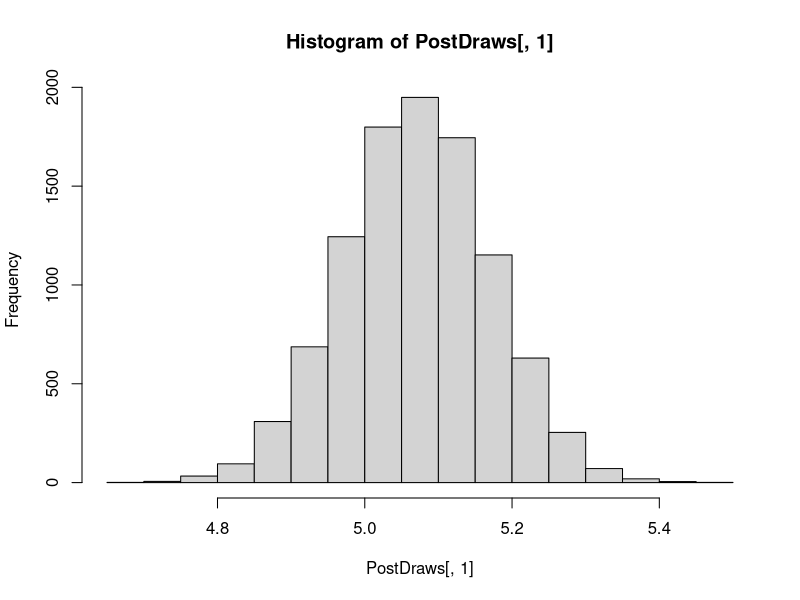
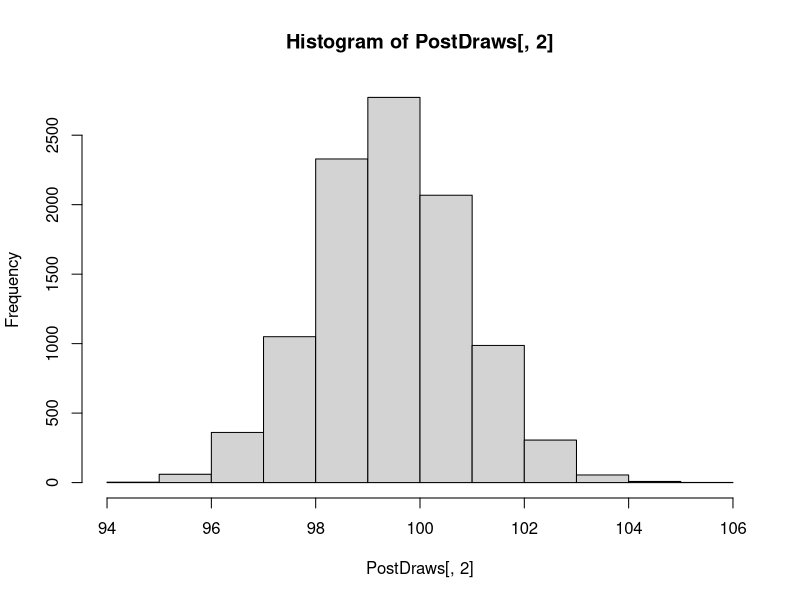
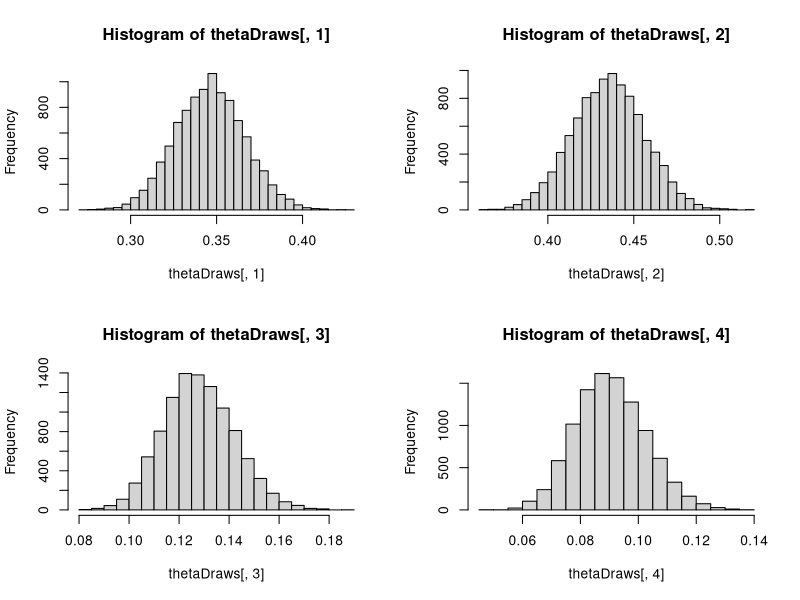

Here is the R script that generated these plots, in order:
#####################################################################################
# Generates samples from the joint posterior distribution of the parameters
# in the x1,....xn iid Normal(theta,sigma^2) model with
# prior p(theta,sigma^2) propto 1/sigma^2
#####################################################################################
NormalNonInfoPrior <- function(NDraws,Data){
  Datamean <- mean(Data)
  s2 <- var(Data)
  n <- length(Data)
  PostDraws <- matrix(0,NDraws,2) #Ncol = number of params(theta,sigma^2)
  PostDraws[,2] <- ((n-1)*s2)/rchisq(NDraws,n-1)
  PostDraws[,1] <- rnorm(NDraws,mean=Datamean,sd=sqrt(PostDraws[,2]/n))
  
  return(PostDraws)
}

Nobs <- 10000
Ndraws <- 10000
Data <- rnorm(Nobs,5,10) 	# Sampling Nobs observations from the N(5,10) density##
PostDraws <- NormalNonInfoPrior(Ndraws,Data) # Generating draws from the joint posterior of mu and sigma^2
hist(PostDraws[,1]) 			# Plotting the histogram of mu-draws
hist(PostDraws[,2])       # Plotting the histogram of sigma^2-draws

# Examples of probability calculations
mean(PostDraws[,1]>4.9 & PostDraws[,1]<5.1) # Approximate posterior probability of 4.9 < mu < 5.1
mean(PostDraws[,2]>99 & PostDraws[,2]<101)  # Approximate posterior probability of 99 < sigma^2 < 101


########################################################################################
# Generate samples from the joint posterior distribution of theta=(theta_1,...,theta_K)
# for the multinomial model with K categories and a Dirichlet prior for theta.
########################################################################################
Dirichlet <- function(NDraws,y,alpha){
  K <- length(alpha)
  xDraws <- matrix(0,NDraws,K)
  thetaDraws <- matrix(0,NDraws,K) # Matrix where the posterior draws of theta are stored
  for (j in 1:K){
    xDraws[,j] <- rgamma(NDraws,shape=alpha[j]+y[j],rate=1)
  }
  for (ii in 1:NDraws){
    thetaDraws[ii,] <- xDraws[ii,]/sum(xDraws[ii,])
  }
  return(thetaDraws)
}

###########   Setting up data and prior  #################
y <- c(180,230,62,41) # Data of counts for each category
p <- y/sum(y)
alpha_const <- 1
alpha <- alpha_const*c(15,15,10,10) # Dirichlet prior hyperparameters
NDraws <- 10000 # Number of posterior draws

###########   Posterior sampling from Dirichlet  #################
thetaDraws <- Dirichlet(NDraws,y,alpha)

K <- length(y)
########### Summary statistics from the posterior sample #########
for (k in 1:K){
  mean(thetaDraws[,k])
  sqrt(var(thetaDraws[,k]))
}

sum(thetaDraws[,2]>thetaDraws[,1])/NDraws # p(theta2>theta3 | y)
# Posterior probability that Android has largest share, i.e. p(theta_2 > max(theta_1,theta_3,theta_4) | y)
Index_max <- matrix(0,NDraws,1)
for (ii in 1:NDraws){
Index_max[ii,1] <- which.max(thetaDraws[ii,])
}
mean(Index_max==2)

# Plot histograms of the posterior draws
plot.new() # Opens a new graphical window
par(mfrow = c(2,2)) # Splits the graphical window in four parts (2-by-2 structure)
hist(thetaDraws[,1],25) # Plots the histogram of theta[,1] in the upper left subgraph
hist(thetaDraws[,2],25)
hist(thetaDraws[,3],25)
hist(thetaDraws[,4],25)


